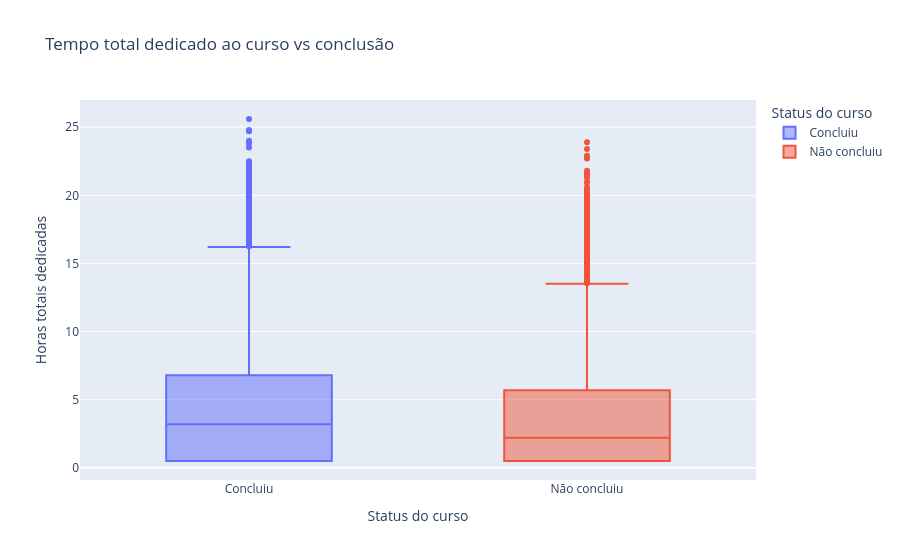

Notebook source saved alongside this figure:
### Markdown cell above
## Boxplot: tempo gasto vs conclusão

### Code cell
fig_time_spent = px.box(
    df_chars,
    x="Completed_Label",
    y="Time_Spent_Hours",
    color="Completed_Label",
    title="Tempo total dedicado ao curso vs conclusão",
    labels={
        "Completed_Label": "Status do curso",
        "Time_Spent_Hours": "Horas totais dedicadas"
    }
)
fig_time_spent.show()

### Figure 1 — Plotly figure (JSON) as saved in the notebook; plotly's stock layout.template omitted (floating-point values rounded to 4 significant figures; data arrays with more than 128 entries replaced by an {"elided": "..."} marker saying what was removed)
{"data": [{"alignmentgroup": "True", "hovertemplate": "Status do curso=%{x}<br>Horas totais dedicadas=%{y}<extra></extra>", "legendgroup": "Concluiu", "marker": {"color": "#636efa"}, "name": "Concluiu", "notched": false, "offsetgroup": "Concluiu", "orientation": "v", "showlegend": true, "type": "box", "x": {"elided": "49030 str values"}, "x0": " ", "xaxis": "x", "y": {"elided": "49030 float values"}, "y0": " ", "yaxis": "y"}, {"alignmentgroup": "True", "hovertemplate": "Status do curso=%{x}<br>Horas totais dedicadas=%{y}<extra></extra>", "legendgroup": "Não concluiu", "marker": {"color": "#EF553B"}, "name": "Não concluiu", "notched": false, "offsetgroup": "Não concluiu", "orientation": "v", "showlegend": true, "type": "box", "x": {"elided": "50970 str values"}, "x0": " ", "xaxis": "x", "y": {"elided": "50970 float values"}, "y0": " ", "yaxis": "y"}], "layout": {"boxmode": "overlay", "legend": {"title": {"text": "Status do curso"}, "tracegroupgap": 0}, "title": {"text": "Tempo total dedicado ao curso vs conclusão"}, "xaxis": {"anchor": "y", "categoryarray": ["Concluiu", "Não concluiu"], "categoryorder": "array", "domain": [0, 1], "title": {"text": "Status do curso"}}, "yaxis": {"anchor": "x", "domain": [0, 1], "title": {"text": "Horas totais dedicadas"}}}}
